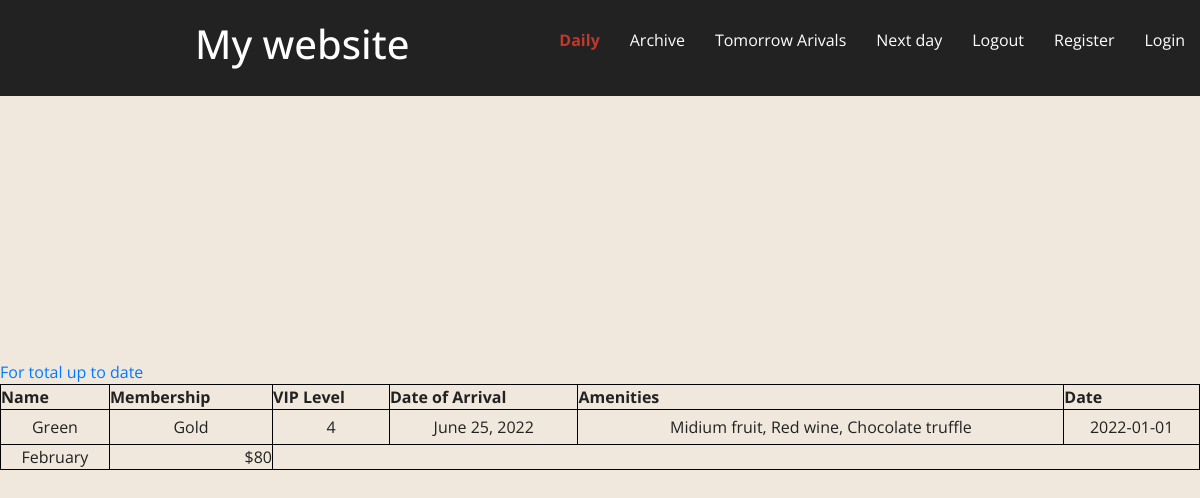
/months/January, run on an earlier commit of the app's database.
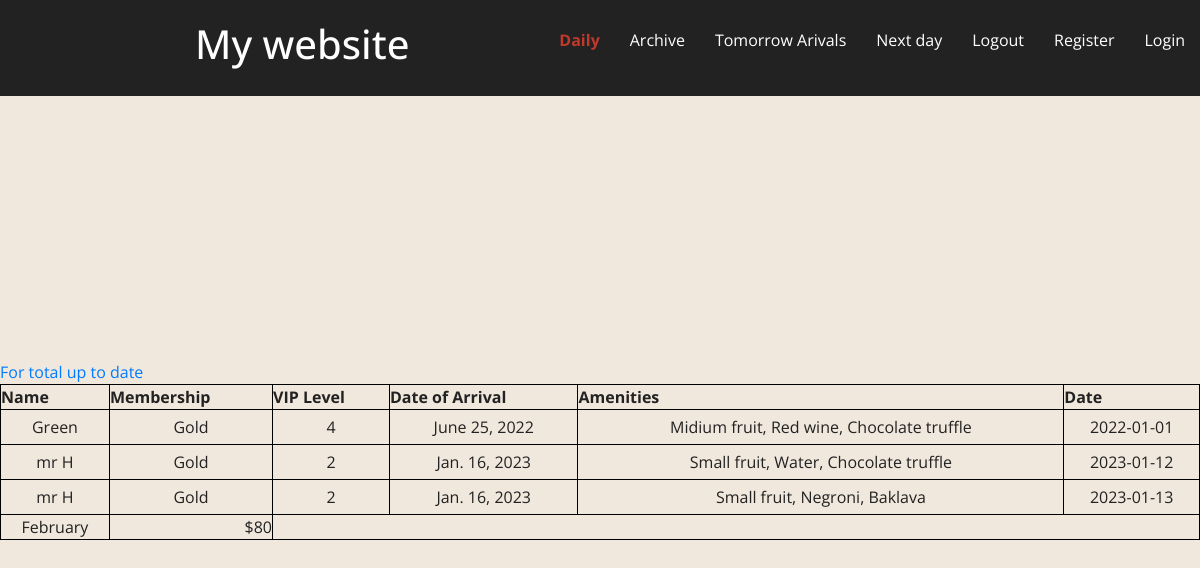
And on a later commit of the database.
### calc/models.py (models this page shows)
class InputAmenity(models.Model):
    big_id = models.BigAutoField(primary_key=True)
    name = models.CharField(max_length=300)
    membership = models.CharField(max_length=400)
    arrival_date = models.CharField(max_length=100)
    checkout_date = models.CharField(max_length=100, default='18/12/2022')
    returns = models.IntegerField(default=0)
    vip_level = models.IntegerField(default=0)
    guests_count = models.IntegerField(default=1)
    room_allocation = models.IntegerField(default=100)
    num_of_fruit = models.IntegerField(default=1, blank=True, null=True)
    fruit_amenity = models.CharField(
        max_length=200, choices=FRUIT, blank=True, null=True)
    num_of_drink = models.IntegerField(default=0, blank=True, null=True)
    drink_amenity = models.CharField(
        max_length=200, choices=DRINK, blank=True, null=True)
    num_of_dessert = models.IntegerField(default=1, blank=True, null=True)
    dessert_amenity = models.CharField(
        max_length=200, choices=DESSERT, blank=True, null=True)
    birthday_amenity = models.CharField(
        max_length=200, choices=BIRTHDAY, blank=True, null=True)
    month = models.CharField(max_length=300, choices=MONTHS)
    date = models.DateField(auto_now_add=True)
    def __str__(self) -> str:
        return f'{self.name, self.arrival_date, self.month}'

### calc/views.py (the view)
# urls.py: path('months/<str:months>', views.months, name='months'),
def months(request, months):
    cur_month = []
    for i in DATA:
        for key in YearMounts:
            if i.month == YearMounts[key]:
                print(i)
        if i.month == months:
            cur_month.append(i)
    print(i.month, '+>', months)
    return render(request, 'calc/arch-month.html', {
        'data': cur_month,
        'month': months
    })

### calc/templates/calc/arch-month.html (shortened to what this page needs)
{% extends "calc/base.html" %}
{% block body %}
<a href="{% url 'calc:total' month %}" id="total">For total</a>
<a href="{% url 'calc:uptodate' month %}" id="total">up to date</a>
<table style="width:100%">
    <tr>
      <th>Name</th>
      <th>Membership</th>
      <th>VIP Level</th>
      <th>Date of Arrival</th>
      <th>Amenities</th>
      <th>Date</th>
    </tr>
    {% for d in data %}
    <tr>
      <td><p>{{d.name}}</p></td>
      <td >{{d.membership}}</td>
      <td>{{d.vip_level}}</td>
      <td>{{d.date}}</td>
      <td class="amenities">{{d.fruit_amenity}}, {{ d.drink_amenity}}, {{d.dessert_amenity}}</td>
      <td>{{d.arrival_date}}</td>
    </tr>
    {% endfor %}
    <tr>
      <td>February</td>
      <td style="text-align:right">$80</td>
    </tr>
  </table>
{% endblock %}

### calc/templates/calc/base.html (shortened to what this page needs)
{% load static %}
<!DOCTYPE html>
<html lang="en">
<head>
    <link rel="stylesheet" href="https://maxcdn.bootstrapcdn.com/bootstrap/4.0.0/css/bootstrap.min.css">
    <link rel="stylesheet" href="/static/style.css">
</head>
<body>
    <nav class="nav ">
        <div class="container">
            <h1 class="logo"><a href="{% url 'calc:index' %}">My website</a></h1>
            <ul>
                <li><a href="{% url 'calc:daily' %}" class="current">Daily</a></li>
                <li><a href="{% url 'calc:archive' %}">Archive</a></li>
                <li><a href="{% url 'calc:tomorrow' %}">Tomorrow Arivals</a></li>
                <li><a href="{% url 'calc:dayaftertomorrow' %}">Next day</a></li>
                <li><a href="{% url 'useraccounts:logout_user' %}">Logout</a></li>
                <li><a href="{% url 'useraccounts:register' %}">Register</a></li>
                <li><a href="{% url 'useraccounts:login_user' %}">Login</a></li>
            </ul>
        </div>
    </nav>
    <div class="body-container">
        {% block body %}
        {% endblock %}
    </div>
</body>
</html>

### calc/static/style.css (style rules this page uses)
* { box-sizing: border-box; margin: 0; padding: 0; }
body { font-family: 'Open Sans', sans-serif; color: #222; padding-bottom: 50px; padding-top: 20%; }
.container { max-width: 1200px; margin: 0 auto; }
.nav { position: fixed; background-color: #222; top: 0; left: 0; right: 0; transition: all 0.3s ease-in-out; }
.nav .container { display: flex; justify-content: space-between; align-items: center; padding: 20px 0; transition: all 0.3s ease-in-out; }
.nav ul { display: flex; list-style-type: none; align-items: center; justify-content: center; }
.nav a { color: #fff; text-decoration: none; padding: 7px 15px; transition: all 0.3s ease-in-out; }
.nav a.current, .nav a:hover { color: #c0392b; font-weight: bold; }

### calc/templates/calc/base.html (style rules this page uses)
.body-container { margin-top: 10%; }
body { background-color: rgb(207, 203, 190); }

### calc/templates/calc/arch-month.html (style rules this page uses)
body { background-color: rgb(240, 231, 221); }
table, th, td { border: 1px solid black; }
td { text-align: center; }
p { margin: 5px; }
h1 { margin-left: 15%; }

What changed in the data, as far as the page shows it:
added InputAmenity: name "mr H", membership "Gold", vip_level "2", date "Jan. 16, 2023", fruit_amenity "Small fruit", drink_amenity "Water", dessert_amenity "Chocolate truffle", arrival_date "2023-01-12"
added InputAmenity: name "mr H", membership "Gold", vip_level "2", date "Jan. 16, 2023", fruit_amenity "Small fruit", drink_amenity "Negroni", dessert_amenity "Baklava", arrival_date "2023-01-13"
